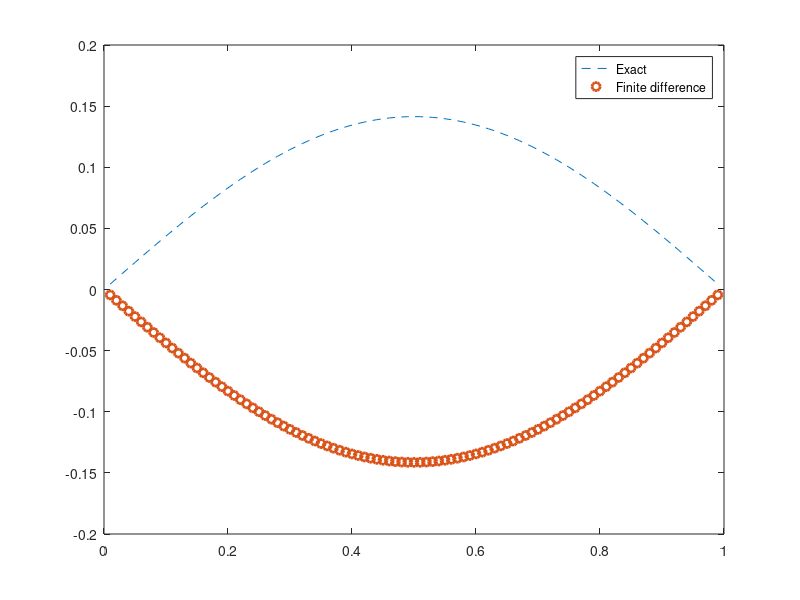
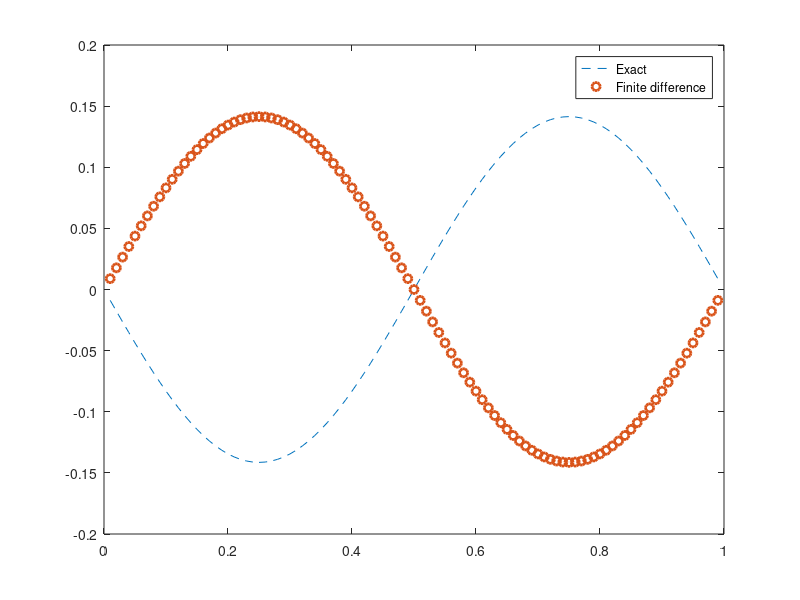
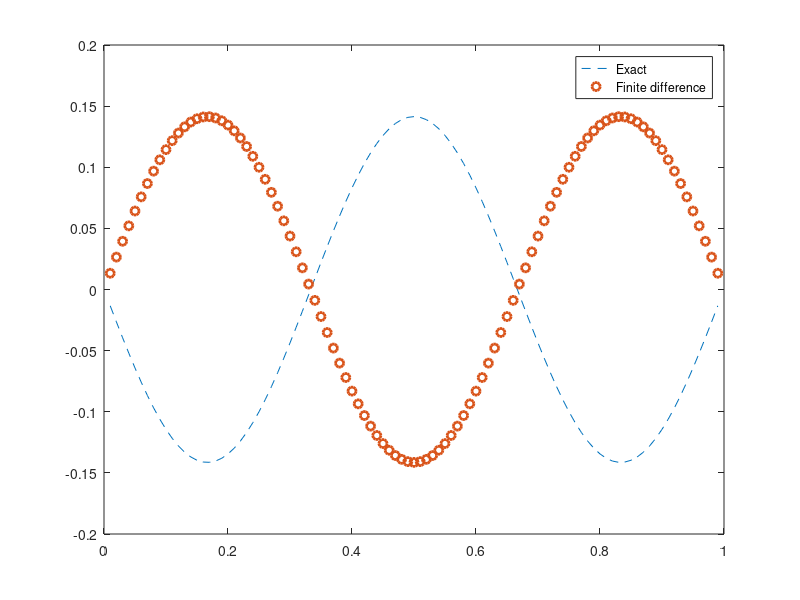
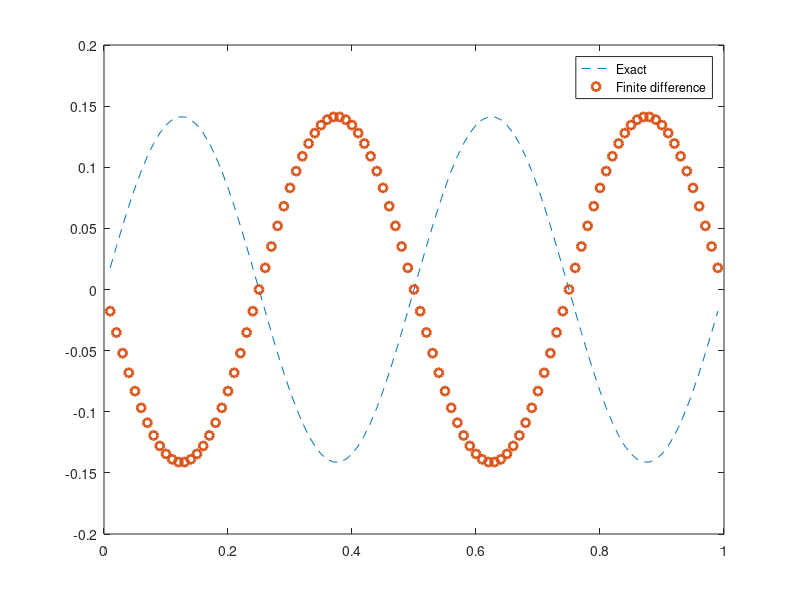

Write the MATLAB code that produced these figures, in order.
n = 100;
xmin = 0;
xmax = 1;
h = (xmax-xmin)/n;
x = linspace(xmin+h, xmax-h, n-1);

e = ones(n-1,1);
A = -(1/h^2)*spdiags([e,-2*e,e], -1:1, n-1, n-1);

% Compute all eigenvalues
[V,D] = eig(full(A));
l = diag(D);

% Exact eigenvalues
le = pi^2 * ((1:(n-1)).^2)';

% Compute error in eigenvalues
err = abs(l - le);
figure(200)
plot(err,'o')
xlabel('Error in eigenvalue')

% Plot exact and numerical eigenfunctions
% Exact eigenfunctions are sin(j*pi*x), j=1,2,...
figure(1)
ve = sin(pi*x); ve = ve/norm(ve);
plot(x,ve,'--',x,V(:,1)','o','LineWidth',2)
legend('Exact','Finite difference')

figure(2)
ve = -sin(2*pi*x); ve = ve/norm(ve);
plot(x,ve,'--',x,V(:,2)','o','LineWidth',2)
legend('Exact','Finite difference')

figure(3)
ve = -sin(3*pi*x); ve = ve/norm(ve);
plot(x,ve,'--',x,V(:,3)','o','LineWidth',2)
legend('Exact','Finite difference')

figure(4)
ve = sin(4*pi*x); ve = ve/norm(ve);
plot(x,ve,'--',x,V(:,4)','o','LineWidth',2)
legend('Exact','Finite difference')
